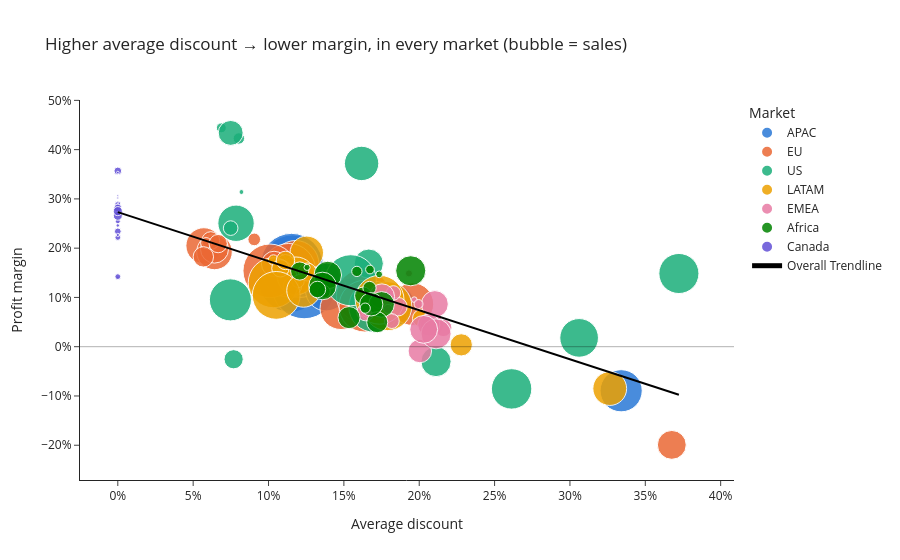

The cell this chart's notebook holds for it:
### Markdown cell above
### 5.2 Interactive bubble chart (Plotly)
One bubble = one *market × sub-category* combination. **x** = average discount, **y** = profit margin,
**size** = sales, **colour** = market (qualitative). Hover for details; click legend items to filter.

### Code cell
bub = (df.groupby(["market", "sub_category"], observed=True)
         .agg(sales=("sales", "sum"), profit=("profit", "sum"), avg_discount=("discount", "mean"),
              orders=("order_id", "nunique"))
         .reset_index())
bub["margin"] = bub["profit"] / bub["sales"]

fig = px.scatter(bub, x="avg_discount", y="margin", size="sales", color="market",
                 color_discrete_map=MARKET_COLORS, category_orders={"market": MARKET_ORDER},
                 hover_name="sub_category", size_max=45, trendline="ols", trendline_scope="overall",
                 trendline_color_override="black",
                 hover_data={"sales": ":$,.0f", "profit": ":$,.0f", "orders": True,
                             "avg_discount": ":.1%", "margin": ":.1%"},
                 labels={"avg_discount": "Average discount", "margin": "Profit margin", "market": "Market"},
                 title="Higher average discount → lower margin, in every market (bubble = sales)")
fig.add_hline(y=0, line_color="black", line_width=1)
fig.update_layout(template="simple_white", xaxis_tickformat=".0%", yaxis_tickformat=".0%",
                  legend_title_text="Market")
fig.update_traces(marker=dict(line=dict(width=1, color="white"), opacity=.85), selector=dict(mode="markers"))
save_plotly(fig, "09_bubble_discount_margin")
fig.show()

### Figure 1 — Plotly figure (JSON) as saved in the notebook; plotly's stock layout.template omitted (floating-point values rounded to 4 significant figures)
{"data": [{"customdata": [[186200.0, 15880.0, 661.0], [307600.0, 42130.0, 322.0], [63010.0, 7339.0, 632.0], [63530.0, 10800.0, 875.0], [504800.0, 67660.0, 587.0], [513000.0, 62200.0, 893.0], [494600.0, 80850.0, 623.0], [52110.0, 5224.0, 592.0], [28100.0, 1677.0, 612.0], [101000.0, 16170.0, 605.0], [22320.0, 2483.0, 669.0], [190300.0, 26540.0, 342.0], [59900.0, 6872.0, 645.0], [486400.0, 81310.0, 646.0], [216100.0, 24740.0, 744.0], [71660.0, 4245.0, 665.0], [225100.0, -20130.0, 181.0]], "hovertemplate": "<b>%{hovertext}</b><br><br>Market=APAC<br>Average discount=%{x:.1%}<br>Profit margin=%{y:.1%}<br>sales=%{customdata[0]:$,.0f}<br>profit=%{customdata[1]:$,.0f}<br>orders=%{customdata[2]}<extra></extra>", "hovertext": ["Accessories", "Appliances", "Art", "Binders", "Bookcases", "Chairs", "Copiers", "Envelopes", "Fasteners", "Furnishings", "Labels", "Machines", "Paper", "Phones", "Storage", "Supplies", "Tables"], "legendgroup": "APAC", "marker": {"color": "#2a78d6", "line": {"color": "white", "width": 1}, "opacity": 0.85, "size": [186200.0, 307600.0, 63010.0, 63530.0, 504800.0, 513000.0, 494600.0, 52110.0, 28100.0, 101000.0, 22320.0, 190300.0, 59900.0, 486400.0, 216100.0, 71660.0, 225100.0], "sizemode": "area", "sizeref": 253.3, "symbol": "circle"}, "mode": "markers", "name": "APAC", "orientation": "v", "showlegend": true, "type": "scatter", "x": [0.1842, 0.1231, 0.1539, 0.1123, 0.1145, 0.1236, 0.116, 0.1816, 0.1869, 0.1257, 0.1807, 0.1215, 0.1695, 0.1153, 0.1383, 0.1801, 0.334], "xaxis": "x", "y": [0.08529, 0.137, 0.1165, 0.17, 0.134, 0.1213, 0.1635, 0.1002, 0.0597, 0.16, 0.1112, 0.1395, 0.1147, 0.1672, 0.1145, 0.05924, -0.08942], "yaxis": "y"}, {"customdata": [[163100.0, 33440.0, 427.0], [275400.0, 46340.0, 307.0], [160100.0, 30790.0, 1209.0], [99760.0, 19760.0, 1120.0], [363500.0, 56410.0, 453.0], [229000.0, 19790.0, 445.0], [365100.0, 56200.0, 444.0], [40120.0, 8640.0, 418.0], [20330.0, 4428.0, 419.0], [81220.0, 13650.0, 438.0], [15640.0, 3289.0, 432.0], [223200.0, 17290.0, 403.0], [42450.0, 8884.0, 417.0], [361300.0, 37340.0, 534.0], [339700.0, 27950.0, 1144.0], [52780.0, 9625.0, 421.0], [105400.0, -21000.0, 91.0]], "hovertemplate": "<b>%{hovertext}</b><br><br>Market=EU<br>Average discount=%{x:.1%}<br>Profit margin=%{y:.1%}<br>sales=%{customdata[0]:$,.0f}<br>profit=%{customdata[1]:$,.0f}<br>orders=%{customdata[2]}<extra></extra>", "hovertext": ["Accessories", "Appliances", "Art", "Binders", "Bookcases", "Chairs", "Copiers", "Envelopes", "Fasteners", "Furnishings", "Labels", "Machines", "Paper", "Phones", "Storage", "Supplies", "Tables"], "legendgroup": "EU", "marker": {"color": "#eb6834", "line": {"color": "white", "width": 1}, "opacity": 0.85, "size": [163100.0, 275400.0, 160100.0, 99760.0, 363500.0, 229000.0, 365100.0, 40120.0, 20330.0, 81220.0, 15640.0, 223200.0, 42450.0, 361300.0, 339700.0, 52780.0, 105400.0], "sizemode": "area", "sizeref": 253.3, "symbol": "circle"}, "mode": "markers", "name": "EU", "orientation": "v", "showlegend": true, "type": "scatter", "x": [0.05708, 0.1179, 0.06416, 0.06416, 0.1134, 0.1955, 0.1009, 0.06168, 0.09053, 0.1037, 0.05859, 0.1481, 0.06659, 0.1627, 0.1639, 0.05676, 0.3676], "xaxis": "x", "y": [0.2051, 0.1682, 0.1924, 0.1981, 0.1552, 0.08643, 0.1539, 0.2153, 0.2178, 0.1681, 0.2102, 0.07746, 0.2093, 0.1034, 0.08228, 0.1824, -0.1993], "yaxis": "y"}, {"customdata": [[167400.0, 41940.0, 718.0], [107500.0, 18140.0, 451.0], [27120.0, 6528.0, 731.0], [203400.0, 30220.0, 1316.0], [114900.0, -3473.0, 224.0], [328400.0, 26590.0, 576.0], [149500.0, 55620.0, 68.0], [16480.0, 6964.0, 249.0], [3024.0, 949.5, 215.0], [91710.0, 13060.0, 877.0], [12490.0, 5546.0, 346.0], [189200.0, 3385.0, 112.0], [78480.0, 34050.0, 1191.0], [330000.0, 44520.0, 814.0], [223800.0, 21280.0, 777.0], [46670.0, -1189.0, 187.0], [207000.0, -17730.0, 307.0]], "hovertemplate": "<b>%{hovertext}</b><br><br>Market=US<br>Average discount=%{x:.1%}<br>Profit margin=%{y:.1%}<br>sales=%{customdata[0]:$,.0f}<br>profit=%{customdata[1]:$,.0f}<br>orders=%{customdata[2]}<extra></extra>", "hovertext": ["Accessories", "Appliances", "Art", "Binders", "Bookcases", "Chairs", "Copiers", "Envelopes", "Fasteners", "Furnishings", "Labels", "Machines", "Paper", "Phones", "Storage", "Supplies", "Tables"], "legendgroup": "US", "marker": {"color": "#1baf7a", "line": {"color": "white", "width": 1}, "opacity": 0.85, "size": [167400.0, 107500.0, 27120.0, 203400.0, 114900.0, 328400.0, 149500.0, 16480.0, 3024.0, 91710.0, 12490.0, 189200.0, 78480.0, 330000.0, 223800.0, 46670.0, 207000.0], "sizemode": "area", "sizeref": 253.3, "symbol": "circle"}, "mode": "markers", "name": "US", "orientation": "v", "showlegend": true, "type": "scatter", "x": [0.07845, 0.1665, 0.07487, 0.3723, 0.2111, 0.1702, 0.1618, 0.08031, 0.08203, 0.1383, 0.06868, 0.3061, 0.07489, 0.1546, 0.0747, 0.07684, 0.2613], "xaxis": "x", "y": [0.2505, 0.1687, 0.2407, 0.1486, -0.03023, 0.08096, 0.372, 0.4227, 0.314, 0.1424, 0.4442, 0.01789, 0.4339, 0.1349, 0.09506, -0.02548, -0.08564], "yaxis": "y"}, {"customdata": [[141700.0, 27010.0, 623.0], [182100.0, 26150.0, 308.0], [41180.0, 6951.0, 575.0], [43140.0, 5316.0, 886.0], [302400.0, 24890.0, 609.0], [302200.0, 28780.0, 854.0], [316300.0, 41050.0, 597.0], [41360.0, 6273.0, 628.0], [19140.0, 2532.0, 604.0], [62460.0, 234.9, 583.0], [13550.0, 2386.0, 577.0], [40940.0, 2356.0, 132.0], [38190.0, 6075.0, 580.0], [289700.0, 30180.0, 600.0], [142000.0, 16210.0, 739.0], [43240.0, 7571.0, 571.0], [144900.0, -12310.0, 173.0]], "hovertemplate": "<b>%{hovertext}</b><br><br>Market=LATAM<br>Average discount=%{x:.1%}<br>Profit margin=%{y:.1%}<br>sales=%{customdata[0]:$,.0f}<br>profit=%{customdata[1]:$,.0f}<br>orders=%{customdata[2]}<extra></extra>", "hovertext": ["Accessories", "Appliances", "Art", "Binders", "Bookcases", "Chairs", "Copiers", "Envelopes", "Fasteners", "Furnishings", "Labels", "Machines", "Paper", "Phones", "Storage", "Supplies", "Tables"], "legendgroup": "LATAM", "marker": {"color": "#eda100", "line": {"color": "white", "width": 1}, "opacity": 0.85, "size": [141700.0, 182100.0, 41180.0, 43140.0, 302400.0, 302200.0, 316300.0, 41360.0, 19140.0, 62460.0, 13550.0, 40940.0, 38190.0, 289700.0, 142000.0, 43240.0, 144900.0], "sizemode": "area", "sizeref": 253.3, "symbol": "circle"}, "mode": "markers", "name": "LATAM", "orientation": "v", "showlegend": true, "type": "scatter", "x": [0.1254, 0.1183, 0.1112, 0.1158, 0.1789, 0.1737, 0.1031, 0.1258, 0.1196, 0.2279, 0.1033, 0.2015, 0.1079, 0.1051, 0.1232, 0.1113, 0.3264], "xaxis": "x", "y": [0.1905, 0.1436, 0.1688, 0.1232, 0.0823, 0.09523, 0.1298, 0.1517, 0.1322, 0.00376, 0.176, 0.05754, 0.1591, 0.1042, 0.1141, 0.1751, -0.08494], "yaxis": "y"}, {"customdata": [[44160.0, 3583.0, 232.0], [68270.0, 3024.0, 146.0], [38140.0, 1452.0, 616.0], [26670.0, 2910.0, 609.0], [91740.0, 7938.0, 208.0], [69820.0, -609.6, 236.0], [80140.0, 8178.0, 181.0], [10580.0, 810.8, 221.0], [6351.0, 945.1, 227.0], [27730.0, 1441.0, 244.0], [4093.0, 390.9, 200.0], [62030.0, 2742.0, 227.0], [10250.0, 887.3, 200.0], [114500.0, 2991.0, 273.0], [98180.0, 3453.0, 564.0], [14150.0, 996.6, 214.0], [39330.0, 2764.0, 45.0]], "hovertemplate": "<b>%{hovertext}</b><br><br>Market=EMEA<br>Average discount=%{x:.1%}<br>Profit margin=%{y:.1%}<br>sales=%{customdata[0]:$,.0f}<br>profit=%{customdata[1]:$,.0f}<br>orders=%{customdata[2]}<extra></extra>", "hovertext": ["Accessories", "Appliances", "Art", "Binders", "Bookcases", "Chairs", "Copiers", "Envelopes", "Fasteners", "Furnishings", "Labels", "Machines", "Paper", "Phones", "Storage", "Supplies", "Tables"], "legendgroup": "EMEA", "marker": {"color": "#e87ba4", "line": {"color": "white", "width": 1}, "opacity": 0.85, "size": [44160.0, 68270.0, 38140.0, 26670.0, 91740.0, 69820.0, 80140.0, 10580.0, 6351.0, 27730.0, 4093.0, 62030.0, 10250.0, 114500.0, 98180.0, 14150.0, 39330.0], "sizemode": "area", "sizeref": 253.3, "symbol": "circle"}, "mode": "markers", "name": "EMEA", "orientation": "v", "showlegend": true, "type": "scatter", "x": [0.1858, 0.2084, 0.2159, 0.1829, 0.2104, 0.2004, 0.1753, 0.1792, 0.1932, 0.1818, 0.1967, 0.2063, 0.1995, 0.2112, 0.203, 0.1653, 0.1644], "xaxis": "x", "y": [0.08114, 0.0443, 0.03808, 0.1091, 0.08653, -0.008731, 0.102, 0.07664, 0.1488, 0.05197, 0.09549, 0.0442, 0.08656, 0.02612, 0.03516, 0.07042, 0.07028], "yaxis": "y"}, {"customdata": [[42170.0, 6478.0, 210.0], [62190.0, 3670.0, 138.0], [38440.0, 3977.0, 549.0], [22310.0, 2659.0, 529.0], [83460.0, 7165.0, 190.0], [56040.0, 2784.0, 175.0], [96260.0, 14010.0, 196.0], [9688.0, 1518.0, 193.0], [5815.0, 854.1, 209.0], [20620.0, 2302.0, 204.0], [4880.0, 786.0, 213.0], [69100.0, 5948.0, 193.0], [13500.0, 2063.0, 184.0], [114800.0, 17690.0, 248.0], [96670.0, 11920.0, 522.0], [13260.0, 1038.0, 208.0], [34530.0, 4011.0, 37.0]], "hovertemplate": "<b>%{hovertext}</b><br><br>Market=Africa<br>Average discount=%{x:.1%}<br>Profit margin=%{y:.1%}<br>sales=%{customdata[0]:$,.0f}<br>profit=%{customdata[1]:$,.0f}<br>orders=%{customdata[2]}<extra></extra>", "hovertext": ["Accessories", "Appliances", "Art", "Binders", "Bookcases", "Chairs", "Copiers", "Envelopes", "Fasteners", "Furnishings", "Labels", "Machines", "Paper", "Phones", "Storage", "Supplies", "Tables"], "legendgroup": "Africa", "marker": {"color": "#008300", "line": {"color": "white", "width": 1}, "opacity": 0.85, "size": [42170.0, 62190.0, 38440.0, 22310.0, 83460.0, 56040.0, 96260.0, 9688.0, 5815.0, 20620.0, 4880.0, 69100.0, 13500.0, 114800.0, 96670.0, 13260.0, 34530.0], "sizemode": "area", "sizeref": 253.3, "symbol": "circle"}, "mode": "markers", "name": "Africa", "orientation": "v", "showlegend": true, "type": "scatter", "x": [0.1207, 0.1534, 0.1628, 0.167, 0.175, 0.1721, 0.1393, 0.1673, 0.1734, 0.1367, 0.1256, 0.1681, 0.1586, 0.1944, 0.1358, 0.1642, 0.1324], "xaxis": "x", "y": [0.1536, 0.05902, 0.1035, 0.1192, 0.08585, 0.04968, 0.1455, 0.1567, 0.1469, 0.1116, 0.1611, 0.08607, 0.1528, 0.1541, 0.1233, 0.07826, 0.1161], "yaxis": "y"}, {"customdata": [[4473.0, 1295.0, 18.0], [7940.0, 2234.0, 15.0], [4120.0, 913.4, 54.0], [3089.0, 786.2, 57.0], [5734.0, 1343.0, 13.0], [3203.0, 856.7, 12.0], [7466.0, 2664.0, 11.0], [567.2, 171.2, 10.0], [479.5, 140.1, 18.0], [808.5, 113.8, 15.0], [421.7, 129.3, 23.0], [4274.0, 607.8, 13.0], [1520.0, 373.9, 17.0], [10090.0, 2680.0, 18.0], [10590.0, 2912.0, 46.0], [1310.0, 297.1, 15.0], [849.4, 300.2, 2.0]], "hovertemplate": "<b>%{hovertext}</b><br><br>Market=Canada<br>Average discount=%{x:.1%}<br>Profit margin=%{y:.1%}<br>sales=%{customdata[0]:$,.0f}<br>profit=%{customdata[1]:$,.0f}<br>orders=%{customdata[2]}<extra></extra>", "hovertext": ["Accessories", "Appliances", "Art", "Binders", "Bookcases", "Chairs", "Copiers", "Envelopes", "Fasteners", "Furnishings", "Labels", "Machines", "Paper", "Phones", "Storage", "Supplies", "Tables"], "legendgroup": "Canada", "marker": {"color": "#6250d6", "line": {"color": "white", "width": 1}, "opacity": 0.85, "size": [4473.0, 7940.0, 4120.0, 3089.0, 5734.0, 3203.0, 7466.0, 567.2, 479.5, 808.5, 421.7, 4274.0, 1520.0, 10090.0, 10590.0, 1310.0, 849.4], "sizemode": "area", "sizeref": 253.3, "symbol": "circle"}, "mode": "markers", "name": "Canada", "orientation": "v", "showlegend": true, "type": "scatter", "x": [0.0, 0.0, 0.0, 0.0, 0.0, 0.0, 0.0, 0.0, 0.0, 0.0, 0.0, 0.0, 0.0, 0.0, 0.0, 0.0, 0.0], "xaxis": "x", "y": [0.2896, 0.2813, 0.2217, 0.2545, 0.2341, 0.2674, 0.3568, 0.3018, 0.2923, 0.1407, 0.3067, 0.1422, 0.246, 0.2657, 0.2751, 0.2269, 0.3534], "yaxis": "y"}, {"hovertemplate": "<b>OLS trendline</b><br>margin = -0.99542 * avg_discount + 0.273077<br>R<sup>2</sup>=0.575760<br><br>Average discount=%{x:.1%}<br>Profit margin=%{y:.1%} <b>(trend)</b><extra></extra>", "legendgroup": "Overall Trendline", "line": {"color": "black"}, "mode": "lines", "name": "Overall Trendline", "showlegend": true, "type": "scatter", "x": [0.0, 0.0, 0.0, 0.0, 0.0, 0.0, 0.0, 0.0, 0.0, 0.0, 0.0, 0.0, 0.0, 0.0, 0.0, 0.0, 0.0, 0.05676, 0.05708, 0.05859, 0.06168, 0.06416, 0.06416, 0.06659, 0.06868, 0.0747, 0.07487, 0.07489, 0.07684, 0.07845, 0.08031, 0.08203, 0.09053, 0.1009, 0.1031, 0.1033, 0.1037, 0.1051, 0.1079, 0.1112, 0.1113, 0.1123, 0.1134, 0.1145, 0.1153, 0.1158, 0.116, 0.1179, 0.1183, 0.1196, 0.1207, 0.1215, 0.1231, 0.1232, 0.1236, 0.1254, 0.1256, 0.1257, 0.1258, 0.1324, 0.1358, 0.1367, 0.1383, 0.1383, 0.1393, 0.1481, 0.1534, 0.1539, 0.1546, 0.1586, 0.1618, 0.1627, 0.1628, 0.1639, 0.1642, 0.1644, 0.1653, 0.1665, 0.167, 0.1673, 0.1681, 0.1695, 0.1702, 0.1721, 0.1734, 0.1737, 0.175, 0.1753, 0.1789, 0.1792, 0.1801, 0.1807, 0.1816, 0.1818, 0.1829, 0.1842, 0.1858, 0.1869, 0.1932, 0.1944, 0.1955, 0.1967, 0.1995, 0.2004, 0.2015, 0.203, 0.2063, 0.2084, 0.2104, 0.2111, 0.2112, 0.2159, 0.2279, 0.2613, 0.3061, 0.3264, 0.334, 0.3676, 0.3723], "xaxis": "x", "y": [0.2731, 0.2731, 0.2731, 0.2731, 0.2731, 0.2731, 0.2731, 0.2731, 0.2731, 0.2731, 0.2731, 0.2731, 0.2731, 0.2731, 0.2731, 0.2731, 0.2731, 0.2166, 0.2163, 0.2148, 0.2117, 0.2092, 0.2092, 0.2068, 0.2047, 0.1987, 0.1985, 0.1985, 0.1966, 0.195, 0.1931, 0.1914, 0.183, 0.1727, 0.1704, 0.1703, 0.1699, 0.1685, 0.1657, 0.1624, 0.1623, 0.1613, 0.1602, 0.1591, 0.1583, 0.1578, 0.1576, 0.1557, 0.1554, 0.1541, 0.1529, 0.1521, 0.1506, 0.1504, 0.15, 0.1483, 0.1481, 0.1479, 0.1479, 0.1413, 0.1379, 0.137, 0.1355, 0.1354, 0.1344, 0.1256, 0.1204, 0.1199, 0.1192, 0.1152, 0.1121, 0.1111, 0.111, 0.1099, 0.1097, 0.1094, 0.1085, 0.1073, 0.1068, 0.1065, 0.1057, 0.1044, 0.1037, 0.1017, 0.1004, 0.1002, 0.09888, 0.09862, 0.09501, 0.09468, 0.09376, 0.09322, 0.09235, 0.09209, 0.09104, 0.08969, 0.08809, 0.08701, 0.0808, 0.07961, 0.07849, 0.07726, 0.07448, 0.07359, 0.07252, 0.07105, 0.06769, 0.06559, 0.06368, 0.0629, 0.06286, 0.05812, 0.04624, 0.01299, -0.03161, -0.05183, -0.05936, -0.09282, -0.09751], "yaxis": "y"}], "layout": {"legend": {"itemsizing": "constant", "title": {"text": "Market"}, "tracegroupgap": 0}, "shapes": [{"line": {"color": "black", "width": 1}, "type": "line", "x0": 0, "x1": 1, "xref": "x domain", "y0": 0, "y1": 0, "yref": "y"}], "title": {"text": "Higher average discount → lower margin, in every market (bubble = sales)"}, "xaxis": {"anchor": "y", "domain": [0.0, 1.0], "tickformat": ".0%", "title": {"text": "Average discount"}}, "yaxis": {"anchor": "x", "domain": [0.0, 1.0], "tickformat": ".0%", "title": {"text": "Profit margin"}}}}
